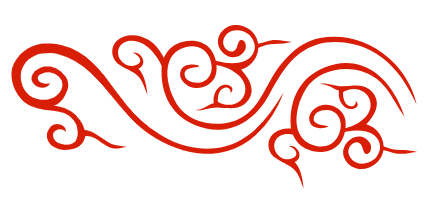
#> input picture firmware/scripts/almanac_ornaments/cloud_left.png, 432 x 200 px
$ python gen_ornaments.py
#> lines starting #> are read from the running program, lines starting #| are printed output that depends on the picture; after the words box and inside, x2 and y2 are one past the last pixel; in counts of white or black regions, pixels touching at a corner belong together
#!/usr/bin/env python3
"""Rasterize almanac 吉 + ruyi clouds to 1bpp C arrays (~20px tall).

Usage (from firmware/):
    python3 scripts/almanac_ornaments/gen_ornaments.py
"""

from __future__ import annotations

import pathlib
import re
import sys

from PIL import Image, ImageDraw

HERE = pathlib.Path(__file__).resolve().parent
FIRMWARE_DIR = HERE.parents[1]
OUT_C = FIRMWARE_DIR / "main/components/78__xiaozhi-fonts/src/inksight/inksight_almanac_ornaments.c"
OUT_H = FIRMWARE_DIR / "main/components/78__xiaozhi-fonts/include/almanac_ornaments.h"

TARGET_H = 20
HIRES = 4  # render then downscale for smoother 1bpp edges

PATH_CMD = re.compile(r"([MLCZ])|(-?\d+(?:\.\d+)?)")
SVG_PATH = re.compile(r'<path d="([^"]+)"', re.I)


# [11 lines left out: function pack_bits, not called in this run]


def crop_ink(img: Image.Image) -> Image.Image:
    bbox = img.getbbox()
    if not bbox:
        return img
    return img.crop(bbox)


def scale_to_height(img: Image.Image, height: int) -> Image.Image:
    if img.size[1] == height:
        return img
    w = max(1, round(img.size[0] * height / img.size[1]))
    return img.resize((w, height), Image.Resampling.LANCZOS)


def to_1bpp(img: Image.Image) -> Image.Image:
    return img.point(lambda v: 0 if v < 160 else 255, mode="L").convert("1")


# [54 lines left out: functions cubic, parse_path, not called in this run]


def raster_ji(svg_path: pathlib.Path) -> Image.Image:
    text = svg_path.read_text(encoding="utf-8")
    vb = re.search(r'viewBox="0 0 (\d+) (\d+)"', text)
    vw, vh = (int(vb.group(1)), int(vb.group(2))) if vb else (500, 400)
    scale = HIRES
    img = Image.new("L", (vw * scale, vh * scale), 255)
    draw = ImageDraw.Draw(img)
    for d in SVG_PATH.findall(text):
        for poly in parse_path(d):
            pts = [(p[0] * scale, p[1] * scale) for p in poly]
            if len(pts) >= 3:
                draw.polygon(pts, fill=0)
    img = crop_ink(Image.eval(img, lambda v: 255 - v)).point(lambda v: 255 - v)
    img = scale_to_height(img, TARGET_H)
    return to_1bpp(img)


def raster_cloud(png_path: pathlib.Path) -> Image.Image:
    src = Image.open(png_path).convert("RGBA")
#> src is the input picture: PIL image 432x200 RGBA; mean R, G, B, A 35.5, 4.9, 1, 35.1
    w, h = src.size
#> w = 432; h = 200
    out = Image.new("L", (w, h), 255)
#> out: PIL image 432x200 L; every value is 255
    sp = src.load()
    op = out.load()
    for y in range(h):
        for x in range(w):
            r, g, b, a = sp[x, y]
            if a >= 128 and r > 70 and r >= g + 10:
                op[x, y] = 0
    ink = Image.eval(out, lambda v: 255 - v)
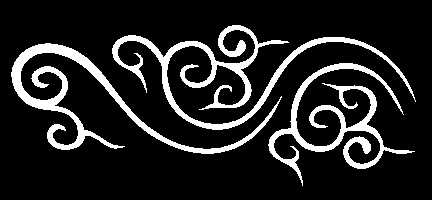
#> ink: PIL image 432x200 L; 13.8% white; 3 white regions, box (x1, y1, x2, y2) and area: (112, 25, 416, 130) 4573, (11, 43, 282, 154) 3936, (268, 63, 415, 186) 3393
    ink = crop_ink(ink)
#> in crop_ink, `bbox = img.getbbox()`: bbox = (11, 25, 416, 186)
#> in crop_ink, `return img.crop(bbox)`:
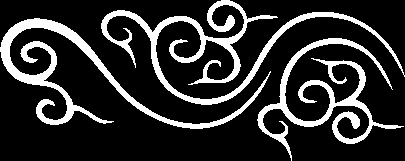
#> returned value: PIL image 405x161 L; 18.3% white; 3 white regions, box (x1, y1, x2, y2) and area: (101, 0, 405, 105) 4573, (0, 18, 271, 129) 3936, (257, 38, 404, 161) 3393
    ink = Image.eval(ink, lambda v: 255 - v)
    ink = scale_to_height(ink, TARGET_H)
    return to_1bpp(ink)
#> in to_1bpp, `return img.point(lambda v: 0 if v < 160 else 255, mode="L").convert("1")`: returned value: PIL image 50x20 1; 73.8% white; black in thin lines or dots


# [10 lines left out: function emit_array, not called in this run]


def main() -> int:
    clouds = {
        "cloud_left": HERE / "cloud_left.png",
        "cloud_right": HERE / "cloud_right.png",
    }
    images = {k: raster_cloud(p) for k, p in clouds.items()}
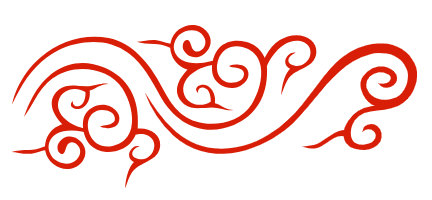
#> input picture firmware/scripts/almanac_ornaments/cloud_right.png, 432 x 200 px
#> in raster_cloud, src is the input picture: PIL image 432x200 RGBA; mean R, G, B, A 35.4, 4.9, 1, 35.1
#> in raster_cloud (call 2), `ink = Image.eval(out, lambda v: 255 - v)`:
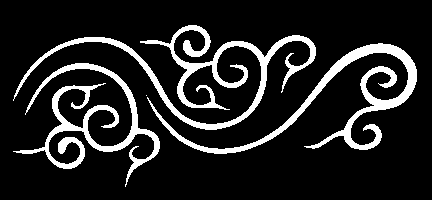
#> ink: PIL image 432x200 L; 13.8% white; 4 white regions (1 under 20 px), largest, box (x1, y1, x2, y2) and area: (13, 25, 316, 130) 4593, (147, 43, 417, 154) 3931, (13, 63, 160, 187) 3406
#> in crop_ink (call 2), `bbox = img.getbbox()`: bbox = (13, 25, 417, 187)
#> in crop_ink (call 2), `return img.crop(bbox)`:
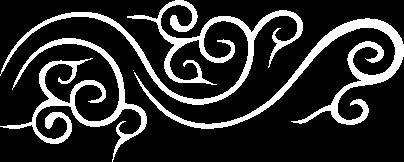
#> returned value: PIL image 404x162 L; 18.2% white; 4 white regions (1 under 20 px), largest, box (x1, y1, x2, y2) and area: (0, 0, 303, 105) 4593, (134, 18, 404, 129) 3931, (0, 38, 147, 162) 3406
#> call 2 of scale_to_height, with height = 20
#> in scale_to_height (call 2), `return img.resize((w, height), Image.Resampling.LANCZOS)`:
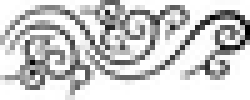
#> returned value: PIL image 50x20 L (shown 5 times larger); min 0, max 255, mean 203.8
#> in to_1bpp (call 2), `return img.point(lambda v: 0 if v < 160 else 255, mode="L").convert("1")`:
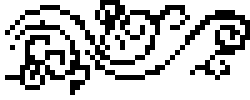
#> returned value: PIL image 50x20 1 (shown 5 times larger); 74.1% white; black in thin lines or dots
#> images = 2 items
    images["ji"] = raster_ji(HERE / "ji.svg")

    arrays = []
    decls = []
    sizes = {}
    for name, img in images.items():
        arr, decl, w, h = emit_array(name, img)
        arrays.append(arr)
        decls.append(decl)
        sizes[name] = (w, h)

    OUT_C.parent.mkdir(parents=True, exist_ok=True)
    OUT_C.write_text(
        "/* Generated by scripts/almanac_ornaments/gen_ornaments.py. Do not edit. */\n"
        '#include "almanac_ornaments.h"\n\n'
        + "\n\n".join(arrays)
        + "\n\n"
        + "\n".join(decls)
        + "\n",
        encoding="utf-8",
    )
    OUT_H.write_text(
        """/* Generated by scripts/almanac_ornaments/gen_ornaments.py. Do not edit. */
#pragma once

#include "inksight_assets.h"

#ifdef __cplusplus
extern "C" {
#endif

extern const inksight_mono_bitmap_t kAlmanacCloudLeft;
extern const inksight_mono_bitmap_t kAlmanacCloudRight;
extern const inksight_mono_bitmap_t kAlmanacJi;

#ifdef __cplusplus
}
#endif
""",
        encoding="utf-8",
    )
    print(f"wrote {OUT_C.relative_to(FIRMWARE_DIR)}")
    print(f"wrote {OUT_H.relative_to(FIRMWARE_DIR)}")
    for name, (w, h) in sizes.items():
        print(f"  {name}: {w}x{h}")
    return 0


if __name__ == "__main__":
#> (the run stopped early here; a loop or call above may not have finished)
